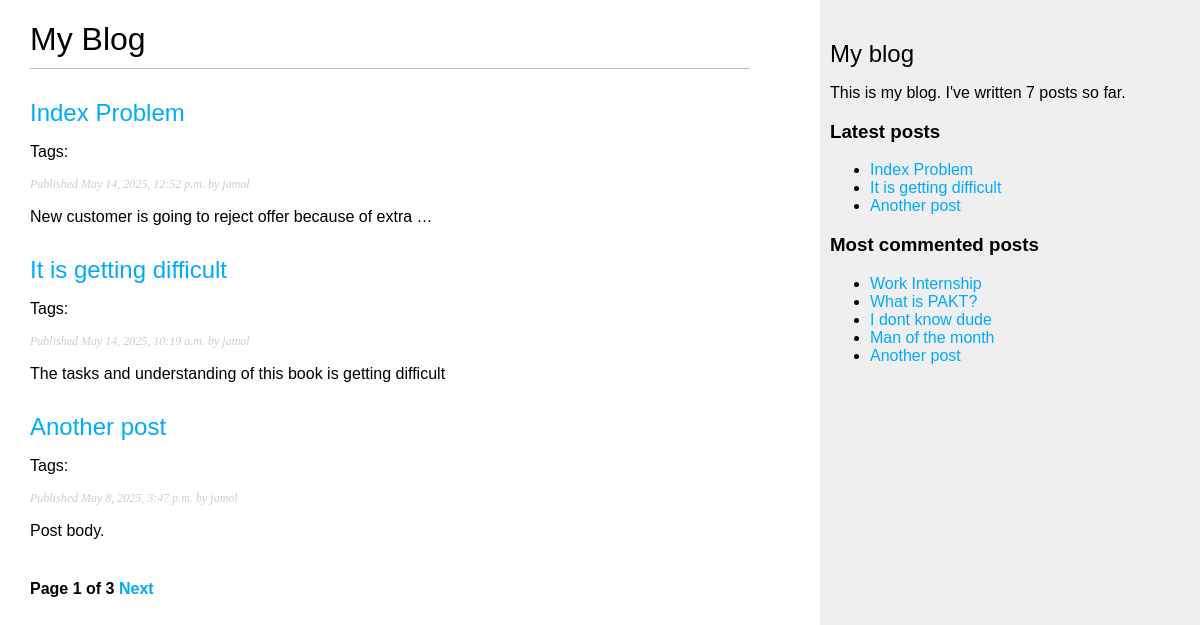
Screenshot of /blog/ with the database file from the repository.
### blog/models.py (models this page shows, shortened)
class Post(models.Model):
    class Status(models.TextChoices):
        DRAFT = 'DF', 'Draft',   # NAME = 'value', 'label'
        PUBLISHED = 'PB', 'Published'
    title = models.CharField(max_length=250)
    slug = models.SlugField(max_length=250, unique_for_date='publish')
    body = models.TextField()
    author = models.ForeignKey(
        settings.AUTH_USER_MODEL,
        on_delete=models.CASCADE,
        related_name="blog_posts"
    )
    publish = models.DateTimeField(default=timezone.now)
    created = models.DateTimeField(auto_now_add=True)
    updated = models.DateTimeField(auto_now=True)
    status = models.TextField(
        choices=Status,
        max_length=2,
        default=Status.DRAFT
    )
    objects = models.Manager()
    published = PublishedManager()
    class Meta:
        ordering = ['-publish']
        indexes = [
            models.Index(fields=['-publish'])
        ]
    def get_absolute_url(self):
        return reverse('blog:post_detail', args=[self.publish.year, self.publish.month, self.publish.day, self.slug])
    tags = TaggableManager()

### blog/views.py (the view)
# urls.py: path('', views.post_list, name='post_list'),   # ------------FBV
def post_list(request, tag_slug=None):
    post_list = Post.published.all()
    tag = None
    if tag_slug:
        tag = get_object_or_404(Tag, slug=tag_slug)
        post_list = post_list.filter(tags__in=[tag])
    paginator = Paginator(post_list, 3)
    page_number = request.GET.get('page', 1)
    try:
        posts = paginator.page(page_number)
    except PageNotAnInteger:
        posts = paginator.page(1)
    except EmptyPage:
        posts = paginator.page(paginator.num_pages)   # paginator.num_pages is a property of the Paginator object that returns the total number of pages
    return render(request, 'blog/post/list.html', context={'posts': posts, 'tag': tag})

### blog/models.py (called while the page is built)
    def get_queryset(self):
        return (
            super().get_queryset().filter(status=Post.Status.PUBLISHED)
        )

### blog/templatetags/blog_tags.py (called while the page is built)
@register.simple_tag
def total_posts():
    return Post.published.count()

@register.inclusion_tag('blog/post/latest_posts.html')
def show_latest_posts(count=5):
    latest_posts = Post.published.order_by('-publish')[:count]
    return {'latest_posts': latest_posts}

@register.simple_tag
def get_most_commented_posts(count=5):
    return Post.published.annotate(
        total_comments=Count('comments')
    ).order_by('-total_comments')[:count]

### blog/templates/blog/post/list.html (shortened to what this page needs)
{% extends 'blog/base.html' %}
{% block content %}
    <h1>My Blog</h1>
    {% for post in posts %}
        <h2>
            <a href="{{ post.get_absolute_url }}">
                {{ post.title }}
            </a>
        </h2>
        <p class="tags">Tags:
        </p>
        <p class="date">
            Published {{ post.publish }} by {{ post.author }}
        </p>
        {{ post.body|truncatewords:10|linebreaks }}
    {% endfor %}
{% include "pagination.html" with page=posts %}
{% endblock %}

### blog/templates/blog/base.html (shortened to what this page needs)
{% load blog_tags %}
{% load static %}
<html lang="en">
<head>
    <link rel="stylesheet" href="{% static 'css/blog.css' %}">
</head>
<body>
    <div id="content">
        {% block content %}
        {% endblock %}
    </div>
    <div id="sidebar">
        <h2>My blog</h2>
        <p>
            This is my blog.
            I've written {% total_posts %} posts so far.
        </p>
        <h3>Latest posts</h3>
        {% show_latest_posts 3 %}
        <h3>Most commented posts</h3>
        {% get_most_commented_posts as most_commented_posts %}
        <ul>
            {% for post in most_commented_posts %}
                <li>
                    <a href="{{ post.get_absolute_url }}">{{ post.title }}</a>
                </li>
            {% endfor %}
        </ul>
    </div>
</body>
</html>

### blog/templates/pagination.html (shortened to what this page needs)
<div class="pagination">
  <span class="step-links">
    <span class="current">
      Page {{ page.number }} of {{ page.paginator.num_pages }}
    </span>
    {% if page.has_next %}
      <a href="?page={{ page.next_page_number }}">Next</a>
    {% endif %}
  </span>
</div>

### blog/templates/blog/post/latest_posts.html
<ul>
  {% for post in latest_posts %}
    <li>
      <a href="{{ post.get_absolute_url }}">{{ post.title }}</a>
    </li>
  {% endfor %}
</ul>

### blog/static/css/blog.css (style rules this page uses)
body { margin:0; padding:0; font-family:helvetica, sans-serif; }
a { color:#00abff; text-decoration:none; }
h1 { font-weight:normal; border-bottom:1px solid #bbb; padding:0 0 10px 0; }
h2 { font-weight:normal; margin:30px 0 0; }
#content { float:left; width:60%; padding:0 0 0 30px; }
#sidebar { float:right; width:30%; padding:10px; background:#efefef; height:100%; }
p.date { color:#ccc; font-family: georgia, serif; font-size: 12px; font-style: italic; }
.pagination { margin:40px 0; font-weight:bold; }

### rows the page displays
Post: title "Index Problem", publish "May 14, 2025, 12:52 p.m.", author "jamol", body "New customer is going to reject offer because of extra …"
Post: title "It is getting difficult", publish "May 14, 2025, 10:19 a.m.", author "jamol", body "The tasks and understanding of this book is getting difficult"
Post: title "Another post", publish "May 8, 2025, 3:47 p.m.", author "jamol", body "Post body."
Post: title "Work Internship"
Post: title "What is PAKT?"
Post: title "I dont know dude"
Post: title "Man of the month"

### other values shown
{{ page.number }} "1"
{{ page.paginator.num_pages }} "3"
